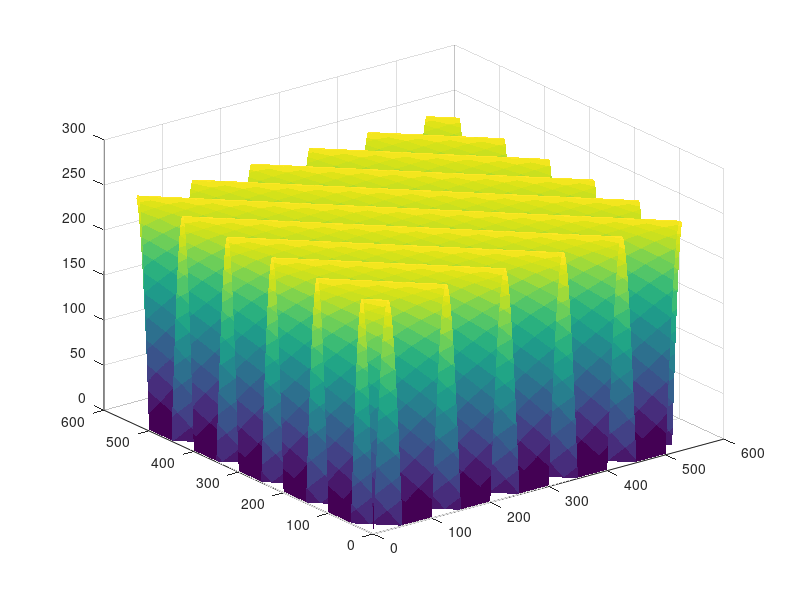
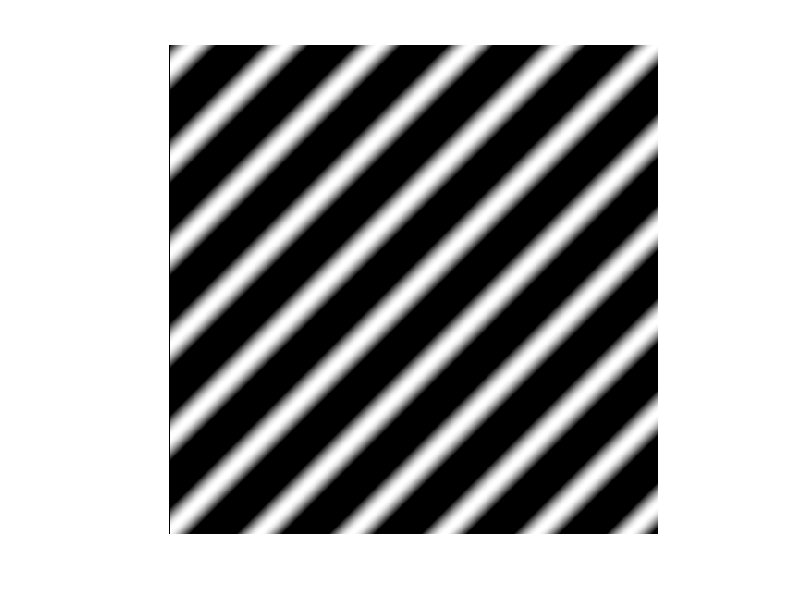
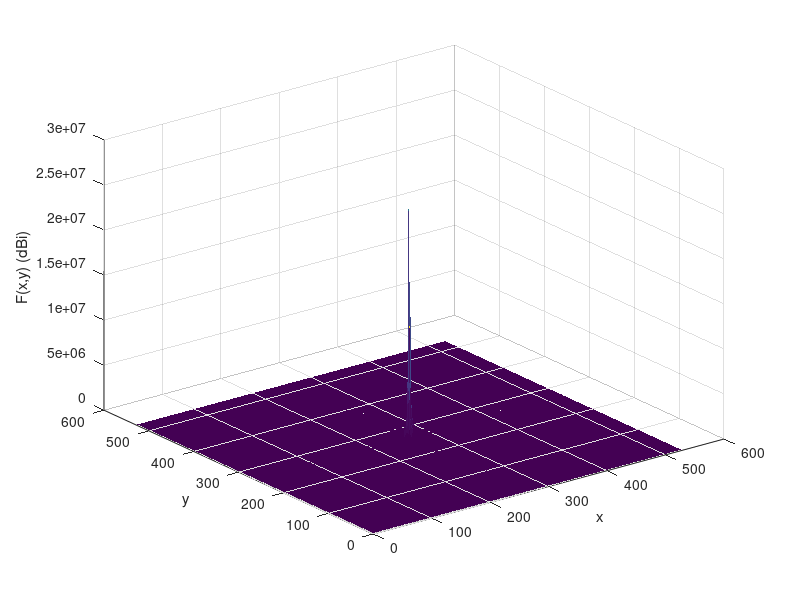
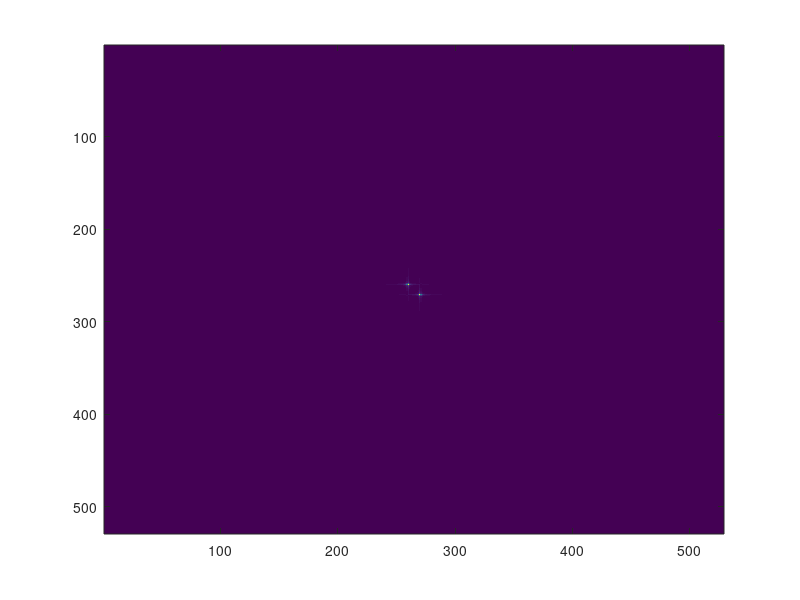

Recreate these plots in MATLAB, in order.
clear all;
clf;

X=1:0.01:2*pi;
Y=1:0.01:2*pi;
Y=Y.';
I=sin(2*pi*1*X+2*pi*1*Y);
I=I*256;
h=uint8(I);
figure(1);
surf(h,'edgecolor','none');

figure(2);
imshow(h);
M=100;
N=100;
F=fft2(I);
[m,n]=size(F);
omega=1:m;
phi=1:n;
%F=10*log10(F);
figure(3)
surf(abs(fftshift(F)),'edgecolor','none');
grid on;
xlabel('x')
ylabel('y')
zlabel('F(x,y) (dBi)')
figure(4)
xlabel('x')
ylabel('y')
imagesc(abs(fftshift(F)));